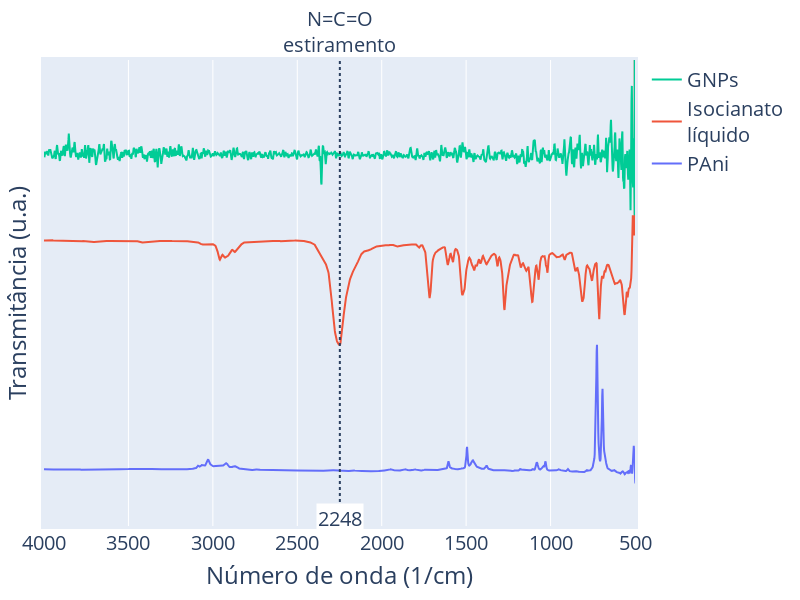

The cell this chart's notebook holds for it:
### Code cell
fig = go.Figure()
for k,(key, frame) in enumerate([
    ('PAni-ATR-Absor-11-s4.csv', frames['PAni-ATR-Absor-11-s4.csv']),
    ('Isocianato.csv', frames['Isocianato.csv']),
    ('Grafite_nanoplaquetas.csv', frames['Grafite_nanoplaquetas.csv']),
]):
    df = frame
    fig.add_trace(
        go.Scatter(
            x = df['Wavenumber'],
            y = df['%Transmitance'].apply(lambda x: x+k)/2,
            name = names[key],
            visible = True
        )
    )
fig.update_layout(
    xaxis_range = [4000, 500],
    yaxis_range = [-0.2, 1.6],
    xaxis_title_text = 'Número de onda (1/cm)',
    yaxis_title_text = 'Transmitância (u.a.)',
    yaxis = dict(
        tickvals = [],
        zeroline = False
    ),
    font_size = 20,
    legend = {'traceorder': 'reversed'},
    width = 800,
    height = 600,
    margin = {
        't':60,
        'b':40,
        'r':40,
        'l':40,
        'pad':3
    }
)
fig.add_vline(x = 2248, line_dash = 'dot')
fig.add_annotation(
    yref = 'paper',
    x=2248,
    y=1,
    yanchor = 'bottom',
    text = 'N=C=O<br>estiramento',
    showarrow = False,
)
fig.add_annotation(
    yref = 'paper',
    x = 2248,
    y = 0.05,
    bgcolor = 'white',
    yanchor = 'top',
    text = '2248',
    showarrow = False,
)
fig

### Figure 1 — Plotly figure (JSON) as saved in the notebook; plotly's stock layout.template omitted (floating-point values rounded to 4 significant figures; data arrays with more than 128 entries replaced by an {"elided": "..."} marker saying what was removed)
{"data": [{"name": "PAni", "type": "scatter", "visible": true, "x": {"elided": "1868 float values"}, "y": {"elided": "1868 float values"}}, {"name": "Isocianato<br>líquido", "type": "scatter", "visible": true, "x": {"elided": "1868 float values"}, "y": {"elided": "1868 float values"}}, {"name": "GNPs", "type": "scatter", "visible": true, "x": {"elided": "1868 float values"}, "y": {"elided": "1868 float values"}}], "layout": {"annotations": [{"showarrow": false, "text": "N=C=O<br>estiramento", "x": 2248, "y": 1, "yanchor": "bottom", "yref": "paper"}, {"bgcolor": "white", "showarrow": false, "text": "2248", "x": 2248, "y": 0.05, "yanchor": "top", "yref": "paper"}], "font": {"size": 20}, "height": 600, "legend": {"traceorder": "reversed"}, "margin": {"b": 40, "l": 40, "pad": 3, "r": 40, "t": 60}, "shapes": [{"line": {"dash": "dot"}, "type": "line", "x0": 2248, "x1": 2248, "xref": "x", "y0": 0, "y1": 1, "yref": "y domain"}], "width": 800, "xaxis": {"range": [4000, 500], "title": {"text": "Número de onda (1/cm)"}}, "yaxis": {"range": [-0.2, 1.6], "tickvals": [], "title": {"text": "Transmitância (u.a.)"}, "zeroline": false}}}
